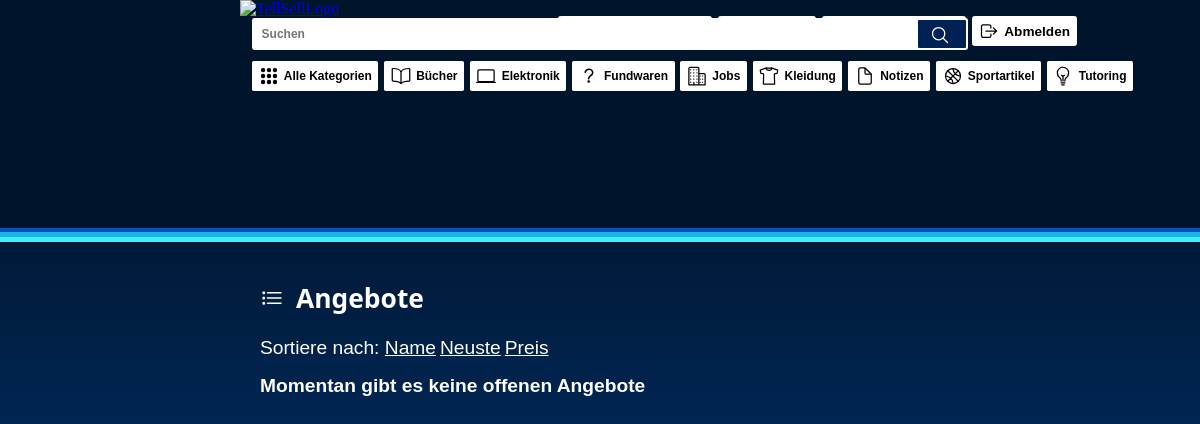
The app's page /?category=Fundwaren (signed in), older data.
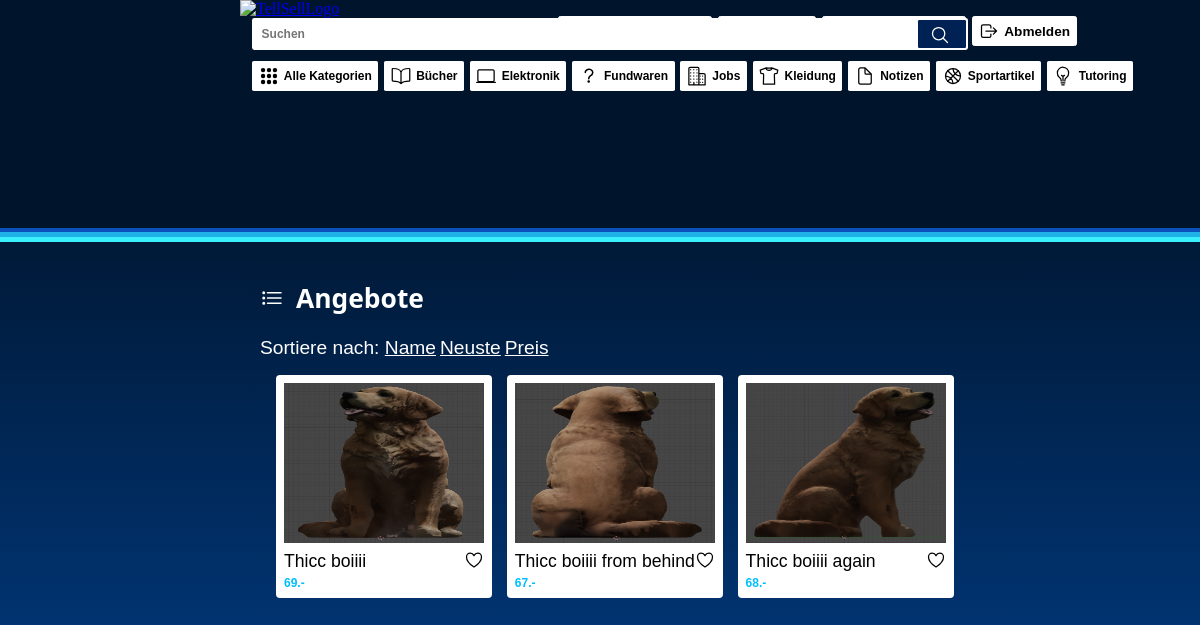
The same page, newer data.
### tables this page shows
CREATE TABLE items
             (id INTEGER PRIMARY KEY AUTOINCREMENT,
             itemname TEXT NOT NULL ,
             itemdesc TEXT NOT NULL,
             price Decimal,
             user_id int,
             item_picture TEXT,
             cat TEXT NOT NULL,
             date_added DATETIME
             );

### tellsell/app.py (the view)
@app.route('/')
def index():
    current_user_email = session.get('email', None)
    category = request.args.get('category')
    search_query = request.args.get('search')
    sort_by = request.args.get('sort', 'itemname')
    conn = sqlite3.connect('tellsell.db')
    cursor = conn.cursor()
    if search_query:
        cursor.execute('SELECT * FROM items WHERE itemname LIKE ? OR itemdesc LIKE ?',
                       (f'%{search_query}%', f'%{search_query}%'))
    elif category:
        cursor.execute('SELECT * FROM items WHERE cat = ?', (category,))
    else:
        cursor.execute(f'SELECT * FROM items ORDER BY {sort_by}')
    items = cursor.fetchall()
    conn.close()
    print(items)
    return render_template('index.html', items=items, current_user_email=current_user_email)

### tellsell/app.py (called while the page is built)
@app.teardown_appcontext
def close_connection(exception):
    db = getattr(g, '_database', None)
    if db is not None:
        db.close()

### tellsell/templates/index.html (shortened to what this page needs)
<!DOCTYPE html>
<link rel="stylesheet" href="{{ url_for('static', filename='style_index.css') }}">
<link rel="stylesheet" href="{{ url_for('static', filename='style_header.css') }}">
<html>
<head>
  <div class="top_bar">
    <ul class="account_options">
      <form action="{{ url_for('sell_item')}}" method="POST">
        <button id="goto_sell_item" type="submit"><a><ion-icon name="add-outline"></ion-icon>Angebot erstellen</a></button>
      </form>
      <button id="remember" type="submit"><a><ion-icon name="heart-outline"></ion-icon>Merkliste</a></button>
      <form action="{{ url_for('my_items') }}" method="GET">
        <button id="my_items_button" type="submit"><a><ion-icon name="list-outline"></ion-icon>Meine Angebote</a></button>
      </form>
      <form action="{{ url_for('logout')}}" method="POST">
        <button id="logout_button" type="submit">
          <a>
            <ion-icon name="{% if current_user_email %}log-out-outline{% else %}log-in-outline{% endif %}"></ion-icon>
            {% if current_user_email %}Abmelden{% else %}Anmelden{% endif %}
          </a>
        </button>
      </form>
    </ul>
    <a href="{{ url_for('index') }}">
      <img class="logo" src="{{ url_for('static', filename='logo.jpg') }}" alt="TellSellLogo">
    </a>
    <div class="searchbar">
      <ion-icon name="search-outline" id="search-icon"></ion-icon>
      <form class="searchform" action="{{ url_for('index') }}" method="get">
          <input type="text" id="search" name="search" placeholder="Suchen">
          <button type="submit"></button>
      </form>
    </div>
    <ul class="categories">
      <li><a href="{{ url_for('index') }}"><ion-icon name="apps"></ion-icon>Alle Kategorien</a></li>
      <li><a href="{{ url_for('index', category='Bücher') }}"><ion-icon name="book-outline"></ion-icon>Bücher</a></li>
      <li><a href="{{ url_for('index', category='Elektronik') }}"><ion-icon name="laptop-outline"></ion-icon>Elektronik</a></li>
      <li><a href="{{ url_for('index', category='Fundwaren') }}"><ion-icon name="help-outline"></ion-icon>Fundwaren</a></li>
      <li><a href="{{ url_for('index', category='Jobs') }}"><ion-icon name="business-outline"></ion-icon>Jobs</a></li>
      <li><a href="{{ url_for('index', category='Kleidung') }}"><ion-icon name="shirt-outline"></ion-icon>Kleidung</a></li>
      <li><a href="{{ url_for('index', category='Notizen') }}"><ion-icon name="document-outline"></ion-icon>Notizen</a></li>
      <li><a href="{{ url_for('index', category='Sportartikel') }}"><ion-icon name="basketball-outline"></ion-icon>Sportartikel</a></li>
      <li><a href="{{ url_for('index', category='Tutoring') }}"><ion-icon name="bulb-outline"></ion-icon>Tutoring</a></li>
    </ul>
  </div>
</head>
<body>
  <h1><ion-icon name="list-outline"></ion-icon><a>Angebote</a></h1>
  <div>
    <a class="search">Sortiere nach: </a>
    <a class="search" href="{{ url_for('index', sort='itemname') }}">Name</a>
    <a class="search" href="{{ url_for('index', sort='date_added DESC') }}">Neuste</a>
    <a class="search" href="{{ url_for('index', sort='price') }}">Preis</a>
  </div>
  {% if items %}
    <div class="grid-container">
      {% for item in items %}
      <div class="grid-item" data-user-id="{{ item[4] }}" onclick="displayOwnerProfile(this)">
          {% if item[5] %}
          <img src="{{ url_for('uploads', filename=item[5].replace('\\', '/')) }}" alt="Item Picture">
          {% else %}
            <img src="{{ url_for('static', filename='noimage.jpg') }}" alt="No Image">
          {% endif %}
          <ion-icon id="heartIcon" name="heart-outline" onclick="toggleHeart()"></ion-icon>
          <div class="name">{{ item[1] }}</div>
          <div class="price">{{ item[3] }}.-</div>
        </div>
        {% endfor %}
    </div>
  {% else %}
    <h2>Momentan gibt es keine offenen Angebote</h2>
  {% endif %}
</body>
</html>

Row changes from the older to the newer data that the page shows:
added items: item_picture (picture), itemname "Thicc boiiii", price "69"
added items: item_picture (picture), itemname "Thicc boiiii from behind", price "67"
added items: item_picture (picture), itemname "Thicc boiiii again", price "68"
Text that changed along with them:
text no longer shown: "Momentan gibt es keine offenen Angebote"
